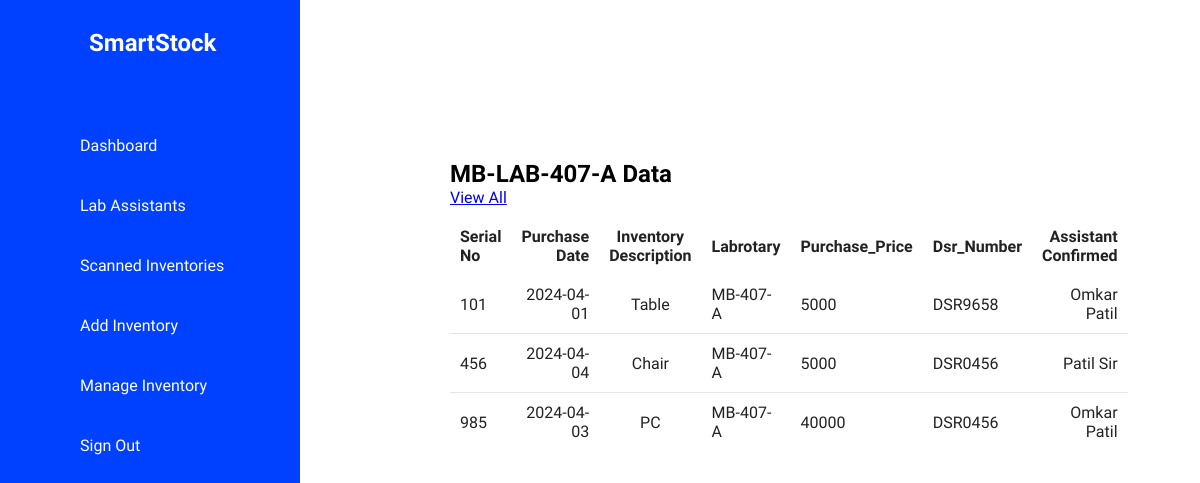
/Labs/Lab407A.php, run on an earlier commit of the app's database.
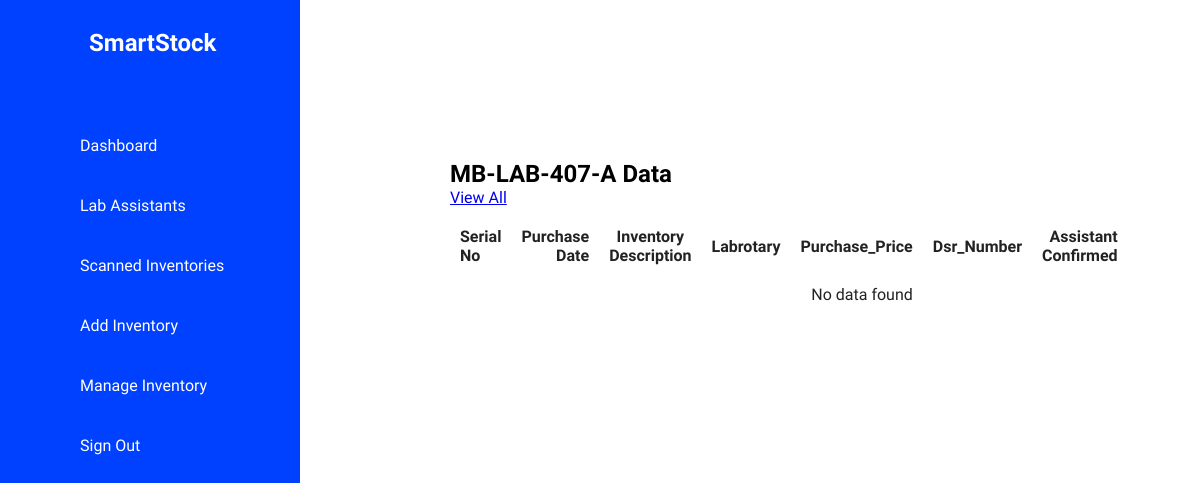
And on a later commit of the database.
### tables this page shows
CREATE TABLE `inventory_data` (
  `serial_no` int(11) NOT NULL,
  `purchase_date` date DEFAULT NULL,
  `Inventory_Description` varchar(500) DEFAULT NULL,
  `labrotary` varchar(50) DEFAULT NULL,
  `Purchase_Price` int(11) DEFAULT NULL,
  `dsr_number` varchar(70) DEFAULT NULL,
  `Assistant_Confirmed` varchar(100) DEFAULT NULL,
  `image_url` mediumblob NOT NULL
);

### Labs/Lab407A.php (the view, shortened to what this page needs)
<!DOCTYPE html>
<html lang="en">
<head>
    <link rel="stylesheet" href="../css/labs.css" />
</head>
<body>
    <div class="container">
        <div class="navigation">
            <ul>
                <li>
                    <a href="#">
                        <span class="icon"><ion-icon name="cart"></ion-icon></span>
                        <span class="logo">
                            <h2>SmartStock</h2>
                        </span>
                    </a>
                </li>
                <li>
                    <a href="../dashboard.php">
                        <span class="icon"><ion-icon name="home-outline"></ion-icon></span>
                        <span class="title">Dashboard</span>
                    </a>
                </li>
                <li>
                    <a href="../lab_assist.php">
                        <span class="icon"><ion-icon name="person-outline"></ion-icon></span>
                        <span class="title">Lab Assistants</span>
                    </a>
                </li>
                <li>
                    <a href="../scan_invent.php">
                        <span class="icon"><ion-icon name="scan-outline"></ion-icon></span>
                        <span class="title">Scanned Inventories</span>
                    </a>
                </li>
                <li>
                    <a href="../addinventory.php">
                        <span class="icon"><ion-icon name="add-outline"></ion-icon></span>
                        <span class="title">Add Inventory</span>
                    </a>
                </li>
                <li>
                    <a href="../manage_invent.php">
                        <span class="icon"><ion-icon name="settings-outline"></ion-icon></span>
                        <span class="title">Manage Inventory</span>
                    </a>
                </li>
                <li>
                    <a href="../index.php">
                        <span class="icon"><ion-icon name="log-out-outline"></ion-icon></span>
                        <span class="title">Sign Out</span>
                    </a>
                </li>
            </ul>
        </div>
        <div class="main">
            <div class="topbar">
                <div class="toggle">
                </div>
            </div>
       <div class="details">
            <div class="recentOrders">
                    <div class="cardHeader">
                        <h2>MB-LAB-407-A Data</h2>
                        <a href="#" class="btn">View All</a>
                    </div>
                    <table>
                        <thead>
                            <tr>
                                <td>Serial No</td>
                                <td>Purchase Date</td>
                                <td>Inventory Description</td>
                                <td>Labrotary</td>
                                <td>Purchase_Price</td>
                                <td>Dsr_Number</td>
                                <td>Assistant Confirmed</td>
                            </tr>
                        </thead>
                        <?php
            include_once ('../connection.php');
            $sql = "SELECT * FROM inventory_data where labrotary='MB-407-A'";
            $result = $conn->query($sql);
            if ($result->num_rows > 0) {
                while ($row = $result->fetch_assoc()) {
                    echo "<tr>";
                    echo "<td>" . $row["serial_no"] . "</td>";
                    echo "<td>" . $row["purchase_date"] . "</td>";
                    echo "<td>" . $row["Inventory_Description"] . "</td>";
                    echo "<td>" . $row["labrotary"] . "</td>";
                    echo "<td>" . $row["Purchase_Price"] . "</td>";
                    echo "<td>" . $row["dsr_number"] . "</td>";
                    echo "<td>" . $row["Assistant_Confirmed"] . "</td>";
                    echo "</tr>";
                }
            } else {
                echo "<tr><td colspan='5'>No data found</td></tr>";
            }
            ?>
                    </table>
            </div>
        </div>
</body>
</html>

### css/labs.css (style rules this page uses)
* { margin: 0; padding: 0; box-sizing: border-box; font-family: "Ubuntu", sans-serif; }
:root { --blue: #0040ff; --white: #fff; --grey: #f5f5f5; --black1: #222; --black2: #999; }
body { min-height: 100vh; overflow-x: hidden; }
.container { position: relative; width: 100%; }
.navigation { position: fixed; width: 300px; height: 100%; background: var(--blue); border-left: 10px solid var(--blue); transition: 0.5s; overflow: hidden; }
.navigation ul { position: absolute; top: 2%; left: 0; width: 100%; }
.navigation ul li { position: relative; width: 100%; list-style: none; border-top-left-radius: 30px; border-bottom-left-radius: 30px; }
.navigation ul li:nth-child(1) { margin-bottom: 40px; pointer-events: none; }
.navigation ul li a { position: relative; display: block; width: 100%; display: flex; text-decoration: none; color: var(--white); }
.navigation ul li a .icon { position: relative; display: block; min-width: 60px; height: 60px; line-height: 70px; text-align: center; }
.navigation ul li a .title { position: relative; display: block; padding: 0 10px; height: 60px; line-height: 60px; text-align: start; white-space: nowrap; }
.navigation ul li a .logo h2 { margin-top: 10%; margin-left: 15%; }
.main { position: absolute; width: calc(100% - 300px); left: 300px; min-height: 100vh; background: var(--white); transition: 0.5s; }
.topbar { width: 100%; height: 60px; display: flex; justify-content: space-between; align-items: center; padding: 0 10px; }
.toggle { position: relative; width: 60px; height: 60px; display: flex; justify-content: center; align-items: center; font-size: 2.5em; cursor: pointer; }
.details { margin-left: 150px; margin-top: 100px; }
.details table { width: 80%; border-collapse: collapse; margin-top: 10px; }
.details table thead td { font-weight: 600; }
.details .recentOrders table tr { color: var(--black1); border-bottom: 1px solid rgba(0, 0, 0, 0.1); }
.details .recentOrders table tr:last-child { border-bottom: none; }
.details .recentOrders table tr td { padding: 10px; }
.details .recentOrders table tr td:last-child { text-align: end; }
.details .recentOrders table tr td:nth-child(2) { text-align: end; }
.details .recentOrders table tr td:nth-child(3) { text-align: center; }

What changed in the data, as far as the page shows it:
removed inventory_data: serial_no "101", purchase_date "2024-04-01", Inventory_Description "Table", labrotary "MB-407-A", Purchase_Price "5000", dsr_number "DSR9658", Assistant_Confirmed "Omkar Patil"
removed inventory_data: serial_no "456", purchase_date "2024-04-04", Inventory_Description "Chair", labrotary "MB-407-A", Purchase_Price "5000", dsr_number "DSR0456", Assistant_Confirmed "Patil Sir"
removed inventory_data: serial_no "985", purchase_date "2024-04-03", Inventory_Description "PC", labrotary "MB-407-A", Purchase_Price "40000", dsr_number "DSR0456", Assistant_Confirmed "Omkar Patil"
Also different on the page:
text now shown: "No data found"
